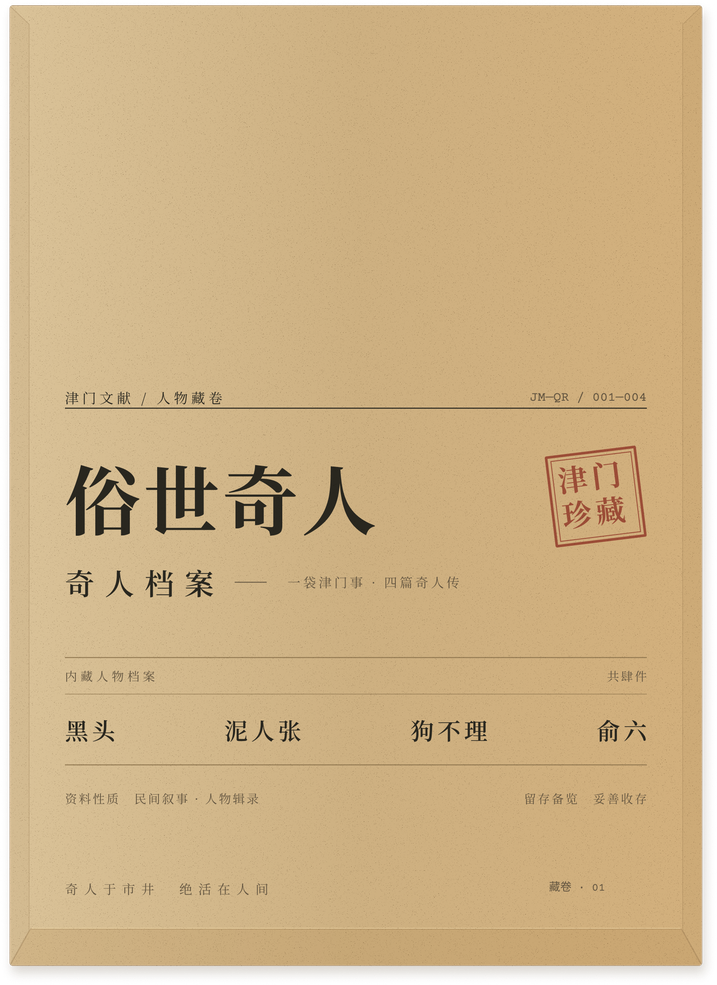
#> input picture web/assets/archive/archive-bag-body.png, 717 x 985 px, shrunk from 1656 x 2276 before the run
$ python clean_archive_alpha.py
#> lines starting #> are read from the running program, lines starting #| are printed output that depends on the picture; after the words box and inside, x2 and y2 are one past the last pixel; in counts of white or black regions, pixels touching at a corner belong together
"""Remove invisible export dust from the archive bag's transparent margin.

The source artwork is kept at its original resolution. Only alpha values at or
below the export-noise threshold are cleared, so the painted bag, text, stamps,
paper texture and anti-aliased silhouette above that threshold remain intact.
"""

from pathlib import Path

import numpy as np
from PIL import Image


ROOT = Path(__file__).resolve().parents[1]
SOURCE = ROOT / "web" / "assets" / "archive" / "archive-bag-body.png"
OUTPUT = ROOT / "web" / "assets" / "archive" / "archive-bag-body-clean.png"
ALPHA_NOISE_MAX = 16


def main() -> None:
    source = Image.open(SOURCE).convert("RGBA")
#> source is the input picture: PIL image 717x985 RGBA; mean R, G, B, A 196.2, 168.2, 123.8, 240.9
    pixels = np.array(source)
    alpha = pixels[:, :, 3]
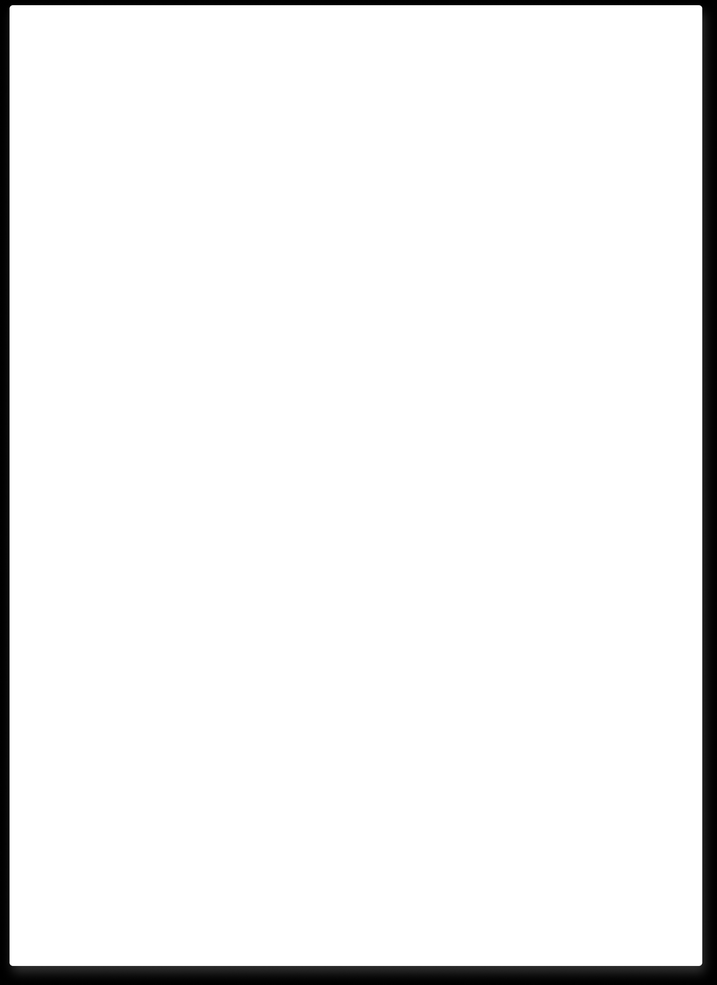
#> alpha: shape (985, 717); min 0, max 255, mean 240.9
    noisy_margin = alpha <= ALPHA_NOISE_MAX
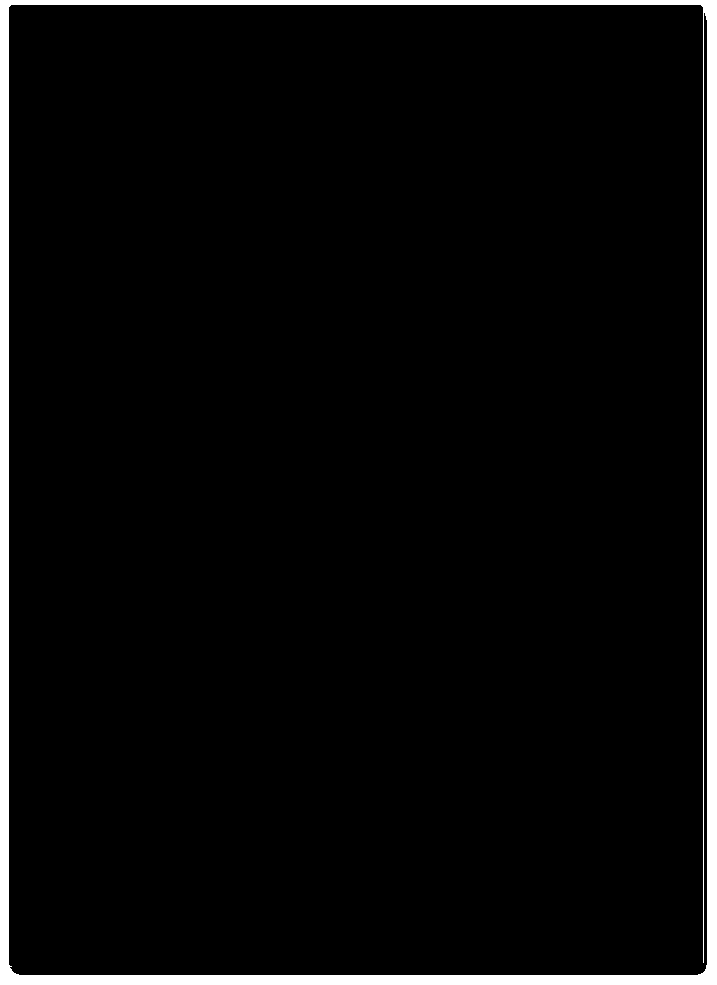
#> noisy_margin: shape (985, 717) bool; 4.3% white; 1 white region, box (x1, y1, x2, y2) and area: (0, 0, 717, 985) 30252
    cleaned = pixels.copy()
    cleaned[:, :, 3] = np.where(noisy_margin, 0, alpha).astype(np.uint8)
#> cleaned: shape (985, 717, 4); 3.23% of pixels changed, all inside (x1, y1, x2, y2) = (0, 0, 717, 985)

    # Verify that the visible artwork is unchanged and the edge residue is gone.
    assert cleaned.shape == pixels.shape
    assert np.array_equal(cleaned[:, :, :3], pixels[:, :, :3])
    assert int(cleaned[:, :, 3].max()) == int(alpha.max())
    assert not np.any(
        (cleaned[:, :, 3] > 0) & (cleaned[:, :, 3] <= ALPHA_NOISE_MAX)
    )

    Image.fromarray(cleaned, "RGBA").save(OUTPUT, optimize=True)
    print(
        {
            "source": str(SOURCE),
            "output": str(OUTPUT),
            "size": source.size,
            "cleared_pixels": int(noisy_margin.sum()),
            "alpha_threshold": ALPHA_NOISE_MAX,
        }
    )
#| {'source': 'web/assets/archive/archive-bag-body.png', 'output': 'web/assets/archive/archive-bag-body-clean.png', 'size': (717, 985), 'cleared_pixels': 30252, 'alpha_threshold': 16}


if __name__ == "__main__":
    main()
